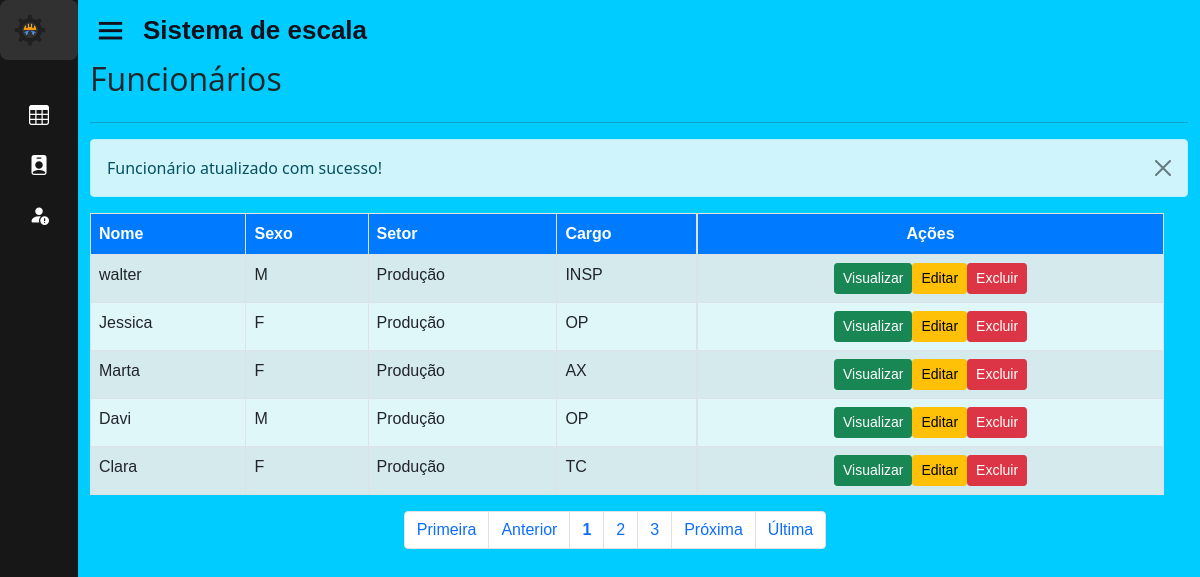
The app's page /home.php?page=lista_func&msg=2 (signed in), older data.
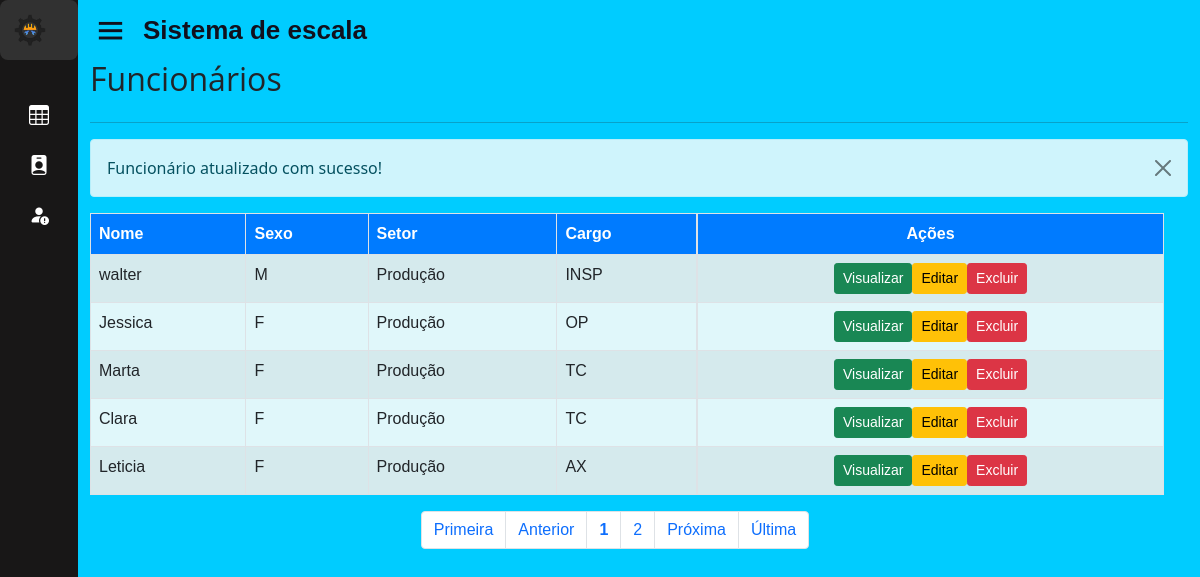
The same page, newer data.
### tables this page shows
CREATE TABLE IF NOT EXISTS `funcionario` (
  `id_func` int(11) NOT NULL AUTO_INCREMENT,
  `nome_func` varchar(50) NOT NULL,
  `cargo_func` varchar(50) DEFAULT NULL,
  `turno` varchar(50) DEFAULT NULL,
  `telefone_func` varchar(50) NOT NULL,
  `sexo_func` varchar(50) NOT NULL,
  `email_func` varchar(50) NOT NULL,
  `id_st` int(11) DEFAULT NULL,
  PRIMARY KEY (`id_func`) USING BTREE,
  KEY `FK_funcionario_setor` (`id_st`),
  CONSTRAINT `FK_funcionario_setor` FOREIGN KEY (`id_st`) REFERENCES `setor` (`id_st`) ON DELETE CASCADE ON UPDATE CASCADE
);

CREATE TABLE IF NOT EXISTS `setor` (
  `id_st` int(11) NOT NULL AUTO_INCREMENT,
  `nome_st` varchar(50) DEFAULT NULL,
  PRIMARY KEY (`id_st`)
);

### sis/funcionario/lista_func.php (the view)
<div id="main" class="container-fluid">
	<div id="top" class="row">
		<div class="col-md-11">
			<h2>Funcionários</h2>
		</div>
	</div>
	<hr/>
	<div> <?php include "mensagens.php"; ?> </div>
	<div id="list" class="row">
        <div class="table-responsive col-md-12">
        <?php
            $quantidade = 5;
            $pagina = (isset($_GET['pagina'])) ? (int)$_GET['pagina'] : 1;
            $inicio = ($quantidade * $pagina) - $quantidade;
            $data = mysqli_query($con, "select * from funcionario, endereco, setor where funcionario.id_func = endereco.id_func limit $inicio, $quantidade;");
            echo "<table class='table table-striped table-bordered' style='background-color: #e0f7fa;' cellspacing='0' cellpadding='0'>";
            echo "<thead style='background-color: #007bff; color: white;'>";
            echo "<tr>";
            echo "<td><strong>Nome</strong></td>";
            echo "<td><strong>Sexo</strong></td>";
            echo "<td><strong>Setor</strong></td>";
            echo "<td><strong>Cargo</strong></td>";
            echo "<td class='actions d-flex justify-content-center'><strong>Ações</strong></td>";
            echo "</tr></thead><tbody>";
            while ($info = mysqli_fetch_array($data)) {
                echo "<tr>";
                echo "<td>".$info['nome_func']."</td>";
                echo "<td>".$info['sexo_func']."</td>";
                echo "<td>".$info['nome_st']."</td>";
                echo "<td>".$info['cargo_func']."</td>";
                echo "<td class='actions btn-group-sm d-flex justify-content-center'>";
                echo "<a class='btn btn-success btn-xs' href='?page=view_func&id_func=".$info['id_func']."'> Visualizar </a>";
                echo "<a class='btn btn-warning btn-xs' href='?page=fedita_func&id_func=".$info['id_func']."'> Editar </a>";
                echo "<a href='?page=excluir_func&id_func=".$info['id_func']."' class='btn btn-danger btn-xs'> Excluir </a>";
                echo "</td>";
                echo "</tr>";
            }
            echo "</tbody></table>";
        ?>
    </div>
		<div id="bottom" class="row">
			<div class="col-md-12 d-flex justify-content-center">
				<?php
					$sqlTotal 		= "select id_func from funcionario;";
					$qrTotal  		= mysqli_query($con, $sqlTotal);
					$numTotal 		= mysqli_num_rows($qrTotal);
					$totalpagina = (ceil($numTotal/$quantidade)<=0) ? 1 : ceil($numTotal/$quantidade);
					$exibir = 3;
					$anterior = (($pagina-1) <= 0) ? 1 : $pagina - 1;
					$posterior = (($pagina+1) >= $totalpagina) ? $totalpagina : $pagina+1;
					echo "<ul class='pagination'>";
					echo "<li class='page-item'><a class='page-link' href='?page=lista_func&pagina=1'> Primeira</a></li> ";
					echo "<li class='page-item'><a class='page-link' href=\"?page=lista_func&pagina=$anterior\"> Anterior</a></li> ";
					echo "<li class='page-item'><a class='page-link' href='?page=lista_func&pagina=".$pagina."'><strong>".$pagina."</strong></a></li> ";
					for($i = $pagina+1; $i < $pagina+$exibir; $i++){
						if($i <= $totalpagina)
						echo "<li class='page-item'><a class='page-link' href='?page=lista_func&pagina=".$i."'> ".$i." </a></li> ";
					}
					echo "<li class='page-item'><a class='page-link' href=\"?page=lista_func&pagina=$posterior\"> Pr&oacute;xima</a></li> ";
					echo "<li class='page-item'><a class='page-link' href=\"?page=lista_func&pagina=$totalpagina\"> &Uacute;ltima</a></li></ul>";
				?>
			</div>
		</div>
</div>
</div>

Row changes from the older to the newer data that the page shows:
removed funcionario: nome_func "Davi", sexo_func "M", setor.nome_st "Produção", cargo_func "OP"
changed funcionario "Marta": cargo_func "AX" → "TC"
now on this page (row edited): funcionario: nome_func "Leticia", sexo_func "F", setor.nome_st "Produção", cargo_func "AX"
Text that changed along with them:
list line gone: "3"
